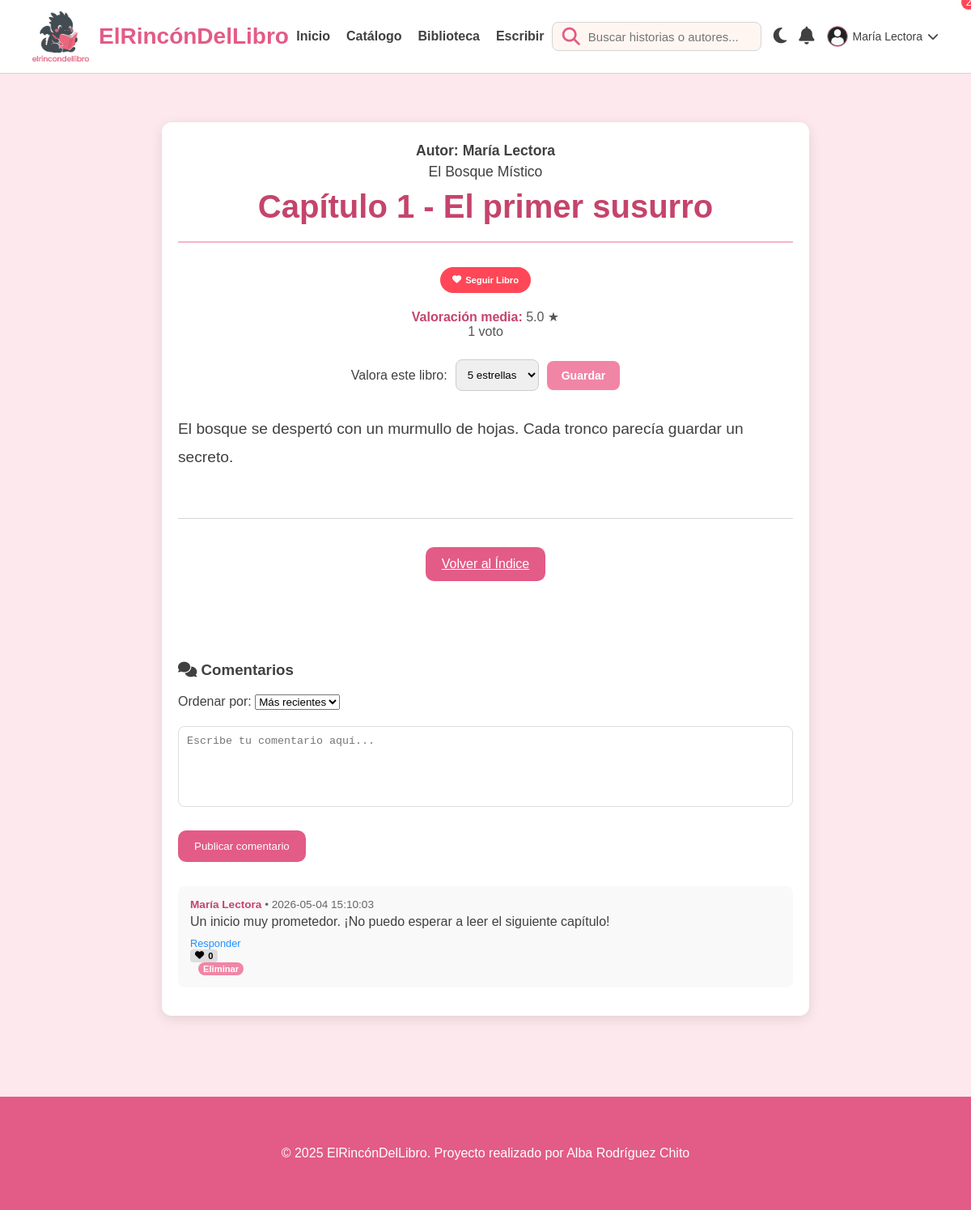
Screenshot of /leer.php?id=1 (signed in) with the database file from the repository.
### tables this page shows
CREATE TABLE IF NOT EXISTS usuarios (
    id_usuarios INT AUTO_INCREMENT PRIMARY KEY,
    nombre VARCHAR(100) NOT NULL,
    email VARCHAR(100) NOT NULL UNIQUE,
    password VARCHAR(255) NOT NULL,
    avatar VARCHAR(255),
    bio TEXT,
    activo TINYINT(1) DEFAULT 1,
    fecha_registro TIMESTAMP DEFAULT CURRENT_TIMESTAMP
);

CREATE TABLE IF NOT EXISTS capitulos (
    id_capitulos INT AUTO_INCREMENT PRIMARY KEY,
    libro_id INT NOT NULL,
    titulo VARCHAR(255) NOT NULL,
    contenido TEXT NOT NULL,
    fecha_creacion TIMESTAMP DEFAULT CURRENT_TIMESTAMP,
    FOREIGN KEY (libro_id) REFERENCES libros(id_libros) ON DELETE CASCADE
);

CREATE TABLE IF NOT EXISTS libros (
    id_libros INT AUTO_INCREMENT PRIMARY KEY,
    usuario_id INT NOT NULL,
    categoria_id INT,
    titulo VARCHAR(255) NOT NULL,
    portada VARCHAR(255),
    precio DECIMAL(8,2) DEFAULT 0,
    edad_recomendada INT DEFAULT 0,
    estado VARCHAR(20) DEFAULT 'en_proceso',
    fecha_creacion TIMESTAMP DEFAULT CURRENT_TIMESTAMP,
    FOREIGN KEY (usuario_id) REFERENCES usuarios(id_usuarios) ON DELETE CASCADE,
    FOREIGN KEY (categoria_id) REFERENCES categorias(id_categorias) ON DELETE SET NULL
);

CREATE TABLE IF NOT EXISTS valoraciones (
    id_valoracion INT AUTO_INCREMENT PRIMARY KEY,
    usuario_id INT NOT NULL,
    libro_id INT NOT NULL,
    puntuacion TINYINT NOT NULL CHECK (puntuacion BETWEEN 1 AND 5),
    fecha_creacion TIMESTAMP DEFAULT CURRENT_TIMESTAMP,
    UNIQUE KEY unico_valoracion (usuario_id, libro_id),
    FOREIGN KEY (usuario_id) REFERENCES usuarios(id_usuarios) ON DELETE CASCADE,
    FOREIGN KEY (libro_id) REFERENCES libros(id_libros) ON DELETE CASCADE
);

CREATE TABLE IF NOT EXISTS comentarios (
    id_comentarios INT AUTO_INCREMENT PRIMARY KEY,
    usuario_id INT NOT NULL,
    capitulo_id INT NOT NULL,
    parent_id INT DEFAULT NULL,
    contenido TEXT NOT NULL,
    fecha_creacion TIMESTAMP DEFAULT CURRENT_TIMESTAMP,
    FOREIGN KEY (usuario_id) REFERENCES usuarios(id_usuarios) ON DELETE CASCADE,
    FOREIGN KEY (capitulo_id) REFERENCES capitulos(id_capitulos) ON DELETE CASCADE,
    FOREIGN KEY (parent_id) REFERENCES comentarios(id_comentarios) ON DELETE CASCADE
);

### leer.php (the view, shortened to what this page needs)
<?php
include 'conexion.php';
$id_capitulo = isset($_GET['id']) ? (int)$_GET['id'] : 0;
$sql = "SELECT c.titulo AS titulo_capitulo, c.contenido, c.libro_id, l.titulo AS titulo_libro, l.usuario_id AS autor_id, l.precio
        FROM capitulos c
        JOIN libros l ON c.libro_id = l.id_libros
        WHERE c.id_capitulos = $id_capitulo";
$resultado = $conexion->query($sql);
$datos = $resultado->fetch_assoc();
$libro_id = $datos['libro_id'];
$autor_id = $datos['autor_id'];
$precio_libro = (float)$datos['precio'];
$comprado = false;
$es_autor = false;
$es_favorito = false;
$usuario_id = isset($_SESSION['usuario_id']) ? $_SESSION['usuario_id'] : 0;
if ($usuario_id) {
    $es_autor = $usuario_id === $autor_id;
    if ($precio_libro > 0 && !$es_autor) {
        $check_compra = $conexion->query("SELECT id_transaccion FROM transacciones WHERE usuario_id = $usuario_id AND tipo = 'libro' AND referencia_id = $libro_id LIMIT 1");
        $comprado = $check_compra && $check_compra->num_rows > 0;
    } else {
        $comprado = true;
    }
    $check_fav = $conexion->query("SELECT id_favoritos FROM favoritos WHERE usuario_id = $usuario_id AND libro_id = $libro_id LIMIT 1");
    $es_favorito = $check_fav && $check_fav->num_rows > 0;
    $actividad_sql = "INSERT INTO actividad (usuario_id, tipo, referencia_id) VALUES ($usuario_id, 'lectura_capitulo', $id_capitulo)";
    $conexion->query($actividad_sql);
}
$sql_comentarios = "SELECT com.id_comentarios, com.parent_id, com.contenido, com.fecha_creacion AS fecha, u.nombre, u.id_usuarios,
                         COALESCE(SUM(cl.usuario_id = $usuario_id), 0) AS liked_by_user,
                         COUNT(cl.id_like) AS likes
                  FROM comentarios com
                  JOIN usuarios u ON com.usuario_id = u.id_usuarios
                  LEFT JOIN comentario_likes cl ON cl.comentario_id = com.id_comentarios
                  WHERE com.capitulo_id = $id_capitulo
                  GROUP BY com.id_comentarios, com.parent_id, com.contenido, com.fecha_creacion, u.nombre, u.id_usuarios
                  ORDER BY com.fecha_creacion DESC";
$res_comentarios = $conexion->query($sql_comentarios);
$comentarios_por_parent = [];
if ($res_comentarios) {
    while ($com = $res_comentarios->fetch_assoc()) {
        $parent_key = $com['parent_id'] !== null ? $com['parent_id'] : 'root';
        $comentarios_por_parent[$parent_key][] = $com;
    }
}
$rating_data = ['promedio' => 0, 'total' => 0];
$rating_res = $conexion->query("SELECT AVG(puntuacion) AS promedio, COUNT(*) AS total FROM valoraciones WHERE libro_id = $libro_id");
if ($rating_res) {
    $rating_data = $rating_res->fetch_assoc();
}
$user_rating = 0;
if (isset($_SESSION['usuario_id'])) {
    $usuario_id = $_SESSION['usuario_id'];
    $user_rating_res = $conexion->query("SELECT puntuacion FROM valoraciones WHERE libro_id = $libro_id AND usuario_id = $usuario_id LIMIT 1");
    if ($user_rating_res && $user_rating_res->num_rows > 0) {
        $user_rating = (int)$user_rating_res->fetch_assoc()['puntuacion'];
    }
}
?>
<!DOCTYPE html>
<html lang="es">
<head>
    <link rel="stylesheet" href="CSS/style1.css">
    <link rel="stylesheet" href="https://cdnjs.cloudflare.com/ajax/libs/font-awesome/6.5.0/css/all.min.css">
</head>
<body>
<?php include 'partials/header.php'; ?>
<div class="container">
    <article class="lectura-container">
        <header class="info-libro-cabecera">
            <p><a href="perfil.php?user_id=<?php echo $autor_id; ?>" style="color: inherit; text-decoration: none; font-weight: 600;">Autor: <?php echo htmlspecialchars($conexion->query("SELECT nombre FROM usuarios WHERE id_usuarios = $autor_id LIMIT 1")->fetch_assoc()['nombre'] ?? 'Autor'); ?></a></p>
            <p><?php echo htmlspecialchars($datos['titulo_libro']); ?></p>
            <h1><?php echo htmlspecialchars($datos['titulo_capitulo']); ?></h1>
        </header>
        <?php if (isset($_SESSION['usuario_id'])): ?>
            <div class="interacciones">
                <form action="procesar_interaccion.php" method="POST">
                    <button type="submit" name="accion" value="favorito" class="btn-interact btn-fav">
                        <i class="fa-solid fa-heart"></i> <?php echo $es_favorito ? 'Quitar favorito' : 'Seguir Libro'; ?>
                    </button>
                </form>
            </div>
            <div class="rating-summary">
                <p><strong>Valoración media:</strong> <?php echo number_format($rating_data['promedio'] ?? 0, 1); ?> ★</p>
                <p><?php echo intval($rating_data['total']); ?> voto<?php echo intval($rating_data['total']) === 1 ? '' : 's'; ?></p>
            </div>
            <form action="procesar_valoracion.php" method="POST" class="rating-form">
                <label for="puntuacion">Valora este libro:</label>
                <select name="puntuacion" id="puntuacion">
                    <?php for ($i = 1; $i <= 5; $i++): ?>
                        <option value="<?php echo $i; ?>" <?php echo $user_rating === $i ? 'selected' : ''; ?>><?php echo $i; ?> estrella<?php echo $i === 1 ? '' : 's'; ?></option>
                    <?php endfor; ?>
                </select>
                <button type="submit" class="btn-secondary">Guardar</button>
            </form>
        <?php endif; ?>
        <div class="texto-capitulo">
            <?php if ($precio_libro > 0 && !$comprado && !$es_autor): ?>
                <?php echo nl2br(htmlspecialchars(substr($datos['contenido'], 0, 400))); ?>
                <div class="premium-notice">
                    <p>Este contenido es premium. Compra el libro para continuar leyendo el capítulo completo.</p>
                </div>
            <?php else: ?>
                <?php echo nl2br(htmlspecialchars($datos['contenido'])); ?>
            <?php endif; ?>
        </div>
        <nav class="navegacion-lectura">
            <a href="catalogo.php" class="btn-primary">Volver al Índice</a>
        </nav>
        <section class="seccion-comentarios">
            <h3><i class="fa-solid fa-comments"></i> Comentarios</h3>
            <div class="comentario-filtros" style="margin-bottom: 20px;">
                <label for="orden-comentarios">Ordenar por:</label>
                <select id="orden-comentarios" onchange="ordenarComentarios(this.value)">
                    <option value="fecha_desc">Más recientes</option>
                </select>
            </div>
            <?php if (isset($_SESSION['usuario_id'])): ?>
                <form id="comentario-form" action="procesar_comentario.php" method="POST" class="comentario-form">
                    <textarea name="contenido" placeholder="Escribe tu comentario aquí..." required></textarea>
                    <button type="submit" class="btn-primary">Publicar comentario</button>
                </form>
            <?php else: ?>
                <p><a href="login.php">Inicia sesión</a> para dejar un comentario.</p>
            <?php endif; ?>
            <div class="lista-comentarios">
                <?php
                function mostrarComentarios($comentarios, $id_capitulo, $parent_id = 'root', $nivel = 0) {
                    if (!isset($comentarios[$parent_id])) return;
                    foreach ($comentarios[$parent_id] as $com) {
                        $indent = $nivel * 20;
                        echo '<div class="comentario-item" style="margin-left: ' . $indent . 'px; border-left: ' . ($nivel > 0 ? '2px solid #ddd' : 'none') . ';">';
                        echo '<div class="comentario-meta">';
                        echo '<span class="comentario-nombre">' . htmlspecialchars($com['nombre']) . '</span>';
                        echo ' • ' . htmlspecialchars($com['fecha']);
                        echo '</div>';
                        echo '<div class="comentario-texto">';
                        echo nl2br(htmlspecialchars($com['contenido']));
                        echo '</div>';
                        echo '<div class="comentario-actions" style="margin-top: 8px; font-size: 0.8rem;">';
                        if (isset($_SESSION['usuario_id'])) {
                            echo '<a href="?id=' . $id_capitulo . '&reply_to=' . $com['id_comentarios'] . '#comentario-form" style="color: #1e90ff; margin-right: 10px;">Responder</a>';
                            echo '<form action="procesar_like_comentario.php" method="POST" style="display:inline; margin-right: 10px;">';
                            echo '<button type="submit" class="btn-interact" style="padding: 2px 6px; font-size: 0.7rem; background: ' . ($com['liked_by_user'] ? '#ff4757' : '#ddd') . '; color: ' . ($com['liked_by_user'] ? 'white' : 'black') . '; border: none; border-radius: 4px;">';
                            echo '<i class="fa-solid fa-heart"></i> ' . $com['likes'];
                            echo '</button>';
                            echo '</form>';
                            if (isset($_SESSION['usuario_id']) && $com['id_usuarios'] == $_SESSION['usuario_id']) {
                                echo '<form action="procesar_delete_comentario.php" method="POST" style="display:inline;">';
                                echo '<button type="submit" class="btn-secondary" style="padding: 2px 6px; font-size: 0.7rem;">Eliminar</button>';
                                echo '</form>';
                            }
                        }
                        echo '</div>';
                        echo '</div>';
                    }
                }
                mostrarComentarios($comentarios_por_parent, $id_capitulo, 'root', 0);
                ?>
            </div>
        </section>
    </article>
</div>
<?php include 'partials/footer.php'; ?>
</body>
</html>

### partials/header.php (shortened to what this page needs)
<?php
include 'conexion.php';
$nombre_usuario = isset($_SESSION['usuario_nombre']) ? $_SESSION['usuario_nombre'] : null;
$usuario_id = isset($_SESSION['usuario_id']) ? $_SESSION['usuario_id'] : null;
$notif_count = 0;
if ($usuario_id) {
    $res_count = $conexion->query("SELECT COUNT(*) AS total FROM notificaciones WHERE usuario_id = $usuario_id AND leida = 0");
    if ($res_count) {
        $row_count = $res_count->fetch_assoc();
        $notif_count = $row_count['total'] ?? 0;
    }
    $avatar_url = 'img/user-default.png';
    $res_avatar = $conexion->query("SELECT avatar FROM usuarios WHERE id_usuarios = $usuario_id LIMIT 1");
    if ($res_avatar && $res_avatar->num_rows === 1) {
        $row = $res_avatar->fetch_assoc();
        if (!empty($row['avatar'])) {
            $avatar_url = $row['avatar'];
        }
    }
}
?>
<header class="header">
    <div class="container header-inner">
        <div class="header-left">
            <img src="img/dragon1.png" class="logo-dragon" alt="logo">
            <h1 class="logo-text">ElRincónDelLibro</h1>
        </div>
        <nav class="nav-menu">
            <a href="index.php">Inicio</a>
            <a href="catalogo.php">Catálogo</a>
            <a href="biblioteca.php">Biblioteca</a>
            <a href="escribir.php">Escribir</a>
        </nav>
        <div class="header-right">
            <form action="catalogo.php" method="GET" class="search-box">
                <i class="fa-solid fa-magnifying-glass search-icon"></i>
                <input type="text" name="search" placeholder="Buscar historias o autores..." value="<?php echo isset($_GET['search']) ? htmlspecialchars($_GET['search']) : ''; ?>">
            </form>
            <div class="dark-mode-switch" onclick="toggleDarkMode()" title="Cambiar modo">
                <i id="dark-icon" class="fa-solid fa-moon"></i>
            </div>
            <div class="notification-dropdown">
                <div class="notification-trigger" id="notifTrigger">
                    <i class="fa-solid fa-bell"></i>
                    <?php if ($nombre_usuario && $notif_count > 0): ?>
                        <span class="notif-count" style="position: absolute; top: -6px; right: -6px; background: #ff4757; color: white; border-radius: 50%; width: 18px; height: 18px; display: inline-flex; align-items: center; justify-content: center; font-size: 0.75rem;"><?php echo $notif_count; ?></span>
                    <?php endif; ?>
                </div>
            </div>
            <?php if ($nombre_usuario): ?>
                <div class="user-menu">
                    <div class="user-trigger">
                        <div class="avatar-container">
                            <img src="<?php echo htmlspecialchars($avatar_url); ?>" alt="Usuario" class="img-login-header">
                        </div>
                        <span class="user-name-text"><?= htmlspecialchars($nombre_usuario) ?></span>
                        <i class="fa-solid fa-chevron-down icon-arrow"></i>
                    </div>
                </div>
            <?php else: ?>
                <a href="login.php" class="login-link"><i class="fa-solid fa-user"></i></a>
            <?php endif; ?>
        </div>
    </div>
</header>

### rows the page displays
usuarios: avatar (placeholder picture)
capitulos: libro.nombre "María Lectora", libro.titulo "El Bosque Místico", titulo "Capítulo 1 - El primer susurro", contenido "El bosque se despertó con un murmullo de hojas. Cada tronco parecía guardar un secreto."
valoraciones: puntuacion "5 estrellas"
comentarios: usuario.nombre "María Lectora", fecha_creacion "2026-05-04 15:10:03", contenido "Un inicio muy prometedor. ¡No puedo esperar a leer el siguiente capítulo!", likes "0"

### other values shown
$nombre_usuario "María Lectora"
$rating_data['promedio'] "5.0"
$rating_data['total'] "1"
